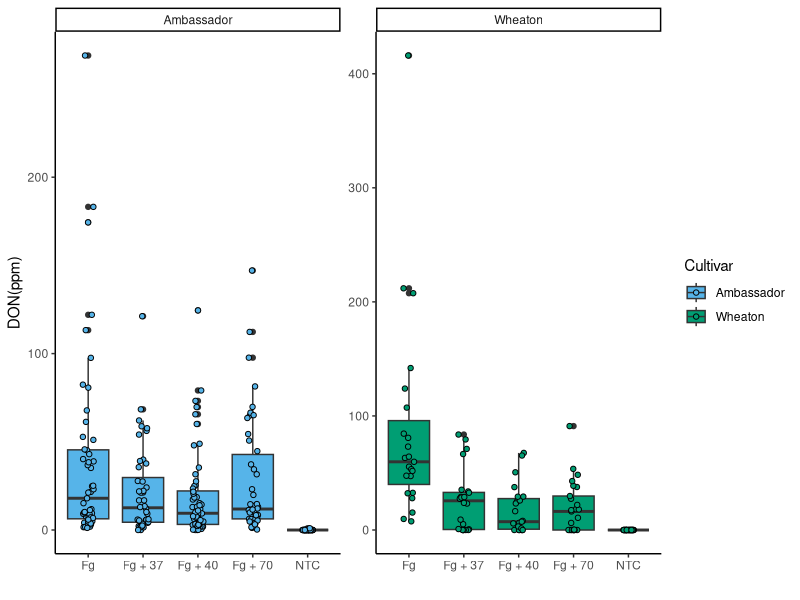
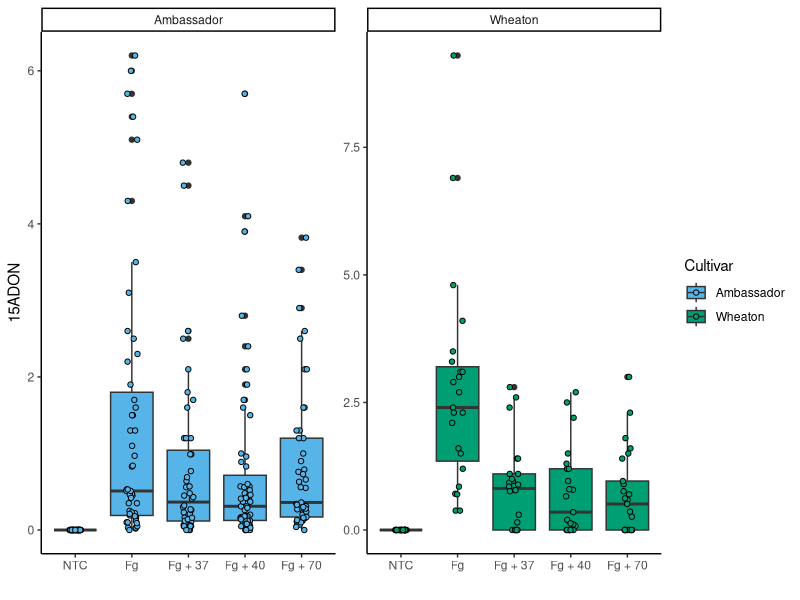
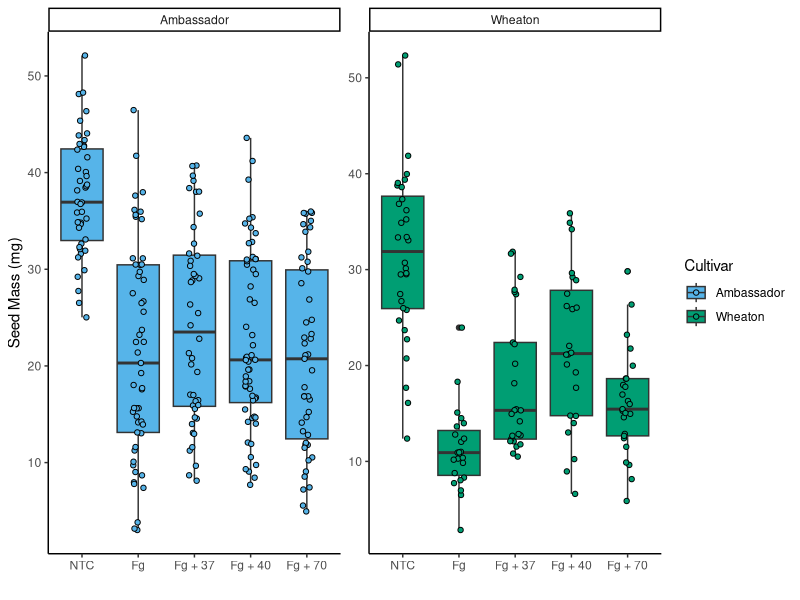
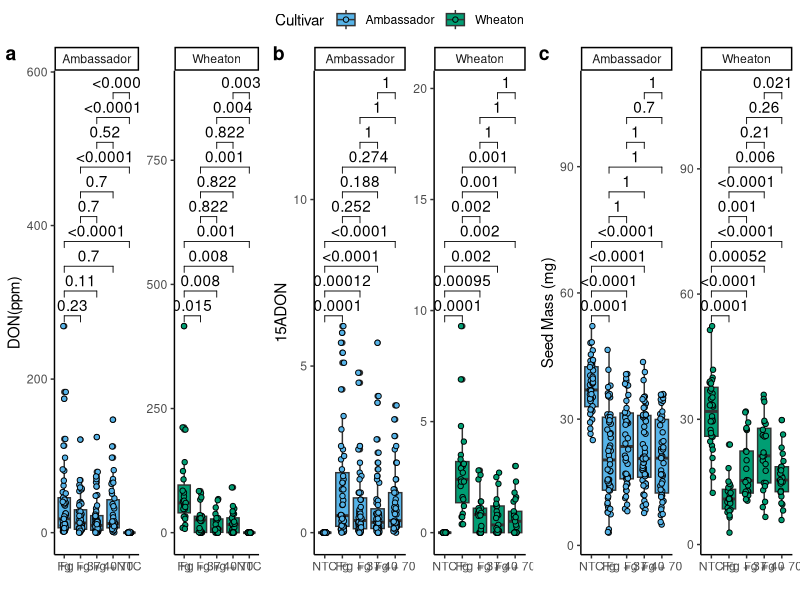

Here is the R script that generated these plots, in order:
## ---- chunk 1
library (tidyverse)
library (ggpubr)
library (ggrepel)
library(ggplot2)
## ---- chunk 2
cbbPalette <- c("#000000", "#E69F00", "#56B4E9", "#009E73", "#F0E442", "#0072B2", "#D55E00", "#CC79A7")

## ---- chunk 3
mycotoxin.data <- read.csv("MycotoxinData.csv", na.strings = "na")                
str (mycotoxin.data)
## ---- chunk 4
mycotoxin.data$Cultivar <- as.factor(mycotoxin.data$Cultivar)       
mycotoxin.data$Treatment <- as.factor(mycotoxin.data$Treatment)
## ---- chunk 5
don.treatment.1 <- ggplot (mycotoxin.data, aes(x = Treatment, y = DON, fill = Cultivar)) +
  geom_boxplot(position = "dodge") +
  #geom_point(position = position_jitterdodge(0.6)) +
  geom_jitter(pch = 21, position = position_jitterdodge(), color = "black") +
  xlab("") +
  ylab("DON(ppm)") +
  scale_fill_manual(values = c(cbbPalette[[3]], cbbPalette[[4]])) +
  theme_classic() + 
  facet_wrap(~Cultivar, scales = "free")
don.treatment.1
## ---- chunk 6
mycotoxin.data$Treatment <- factor(mycotoxin.data$Treatment, levels = c ("NTC", "Fg", "Fg + 37", "Fg + 40", "Fg + 70"))
## ---- chunk 7
don.treatment.2 <- ggplot (mycotoxin.data, aes(x = Treatment, y = X15ADON, fill = Cultivar)) +
  geom_boxplot(position = "dodge") +
  #geom_point(position = position_jitterdodge(0.6)) +
  geom_jitter(pch = 21, position = position_jitterdodge(), color = "black") +
  xlab("") +
  ylab("15ADON") +
  scale_fill_manual(values = c(cbbPalette[[3]], cbbPalette[[4]])) +
  theme_classic() + 
  facet_wrap(~Cultivar, scales = "free")
don.treatment.2
## ---- chunk 8
don.treatment.3 <- ggplot (mycotoxin.data, aes(x = Treatment, y = MassperSeed_mg, fill = Cultivar)) +
  geom_boxplot(position = "dodge") +
  #geom_point(position = position_jitterdodge(0.6)) +
  geom_jitter(pch = 21, position = position_jitterdodge(), color = "black") +
  xlab("") +
  ylab("Seed Mass (mg)") +
  scale_fill_manual(values = c(cbbPalette[[3]], cbbPalette[[4]])) +
  theme_classic() + 
  facet_wrap(~Cultivar, scales = "free")
don.treatment.3
## ---- chunk 9
Plot1 <- don.treatment.1 + 
  geom_pwc(aes(group = Treatment), method = "t_test", label = "p.adj.format")

Plot2 <- don.treatment.2 + 
  geom_pwc(aes(group = Treatment), method = "t_test", label = "p.adj.format")

Plot3 <- don.treatment.3 + 
  geom_pwc(aes(group = Treatment), method = "t_test", label = "p.adj.format")
## ---- chunk 10
Figure_2 <- ggarrange(
  Plot1, 
  Plot2,
  Plot3,
  nrow = 1,
  ncol = 3,
  labels = "auto",
  common.legend = TRUE
)
Figure_2
